Frame 1 (no input): blank canvas, image omitted
Frame 60 (the mouse pressed at the canvas centre just before this capture): blank canvas, image omitted
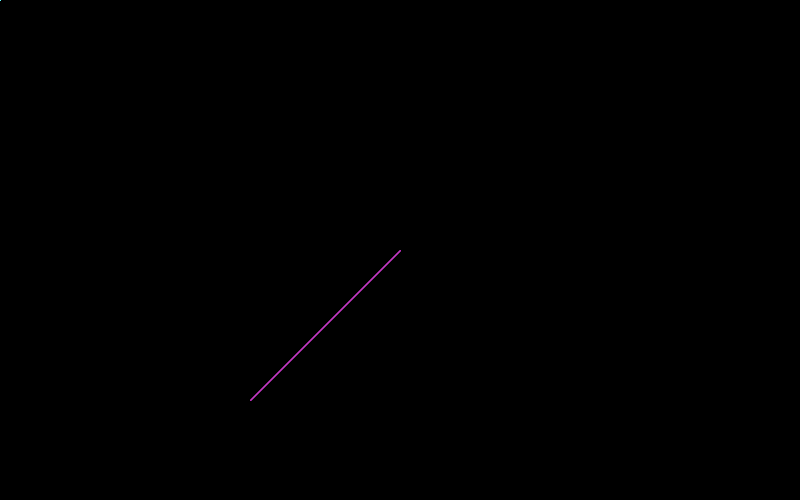
Frame 120 (the mouse held since frame 60 and released just before this capture)

The Processing sketch whose frames 1 and 60 were blank and that drew this single picture after the mouse press (run headless with seeded random() and noise(); from frame 60 on, the mouse is pressed at the canvas centre):

// Processing sketch: processing_135655
// ── processing_135655.pde

void setup(){
  size(800,500);
  background(0);
  smooth();
}

void draw(){
  if(mousePressed==true){

    stroke(204, 51, 204,50);
  }
  else{
    stroke(102, 255, 255);
}
strokeWeight(.5);
line(mouseX, mouseY, mouseY, mouseX);
if(keyPressed){
if(key=='d'){
clear();
}
}
}
